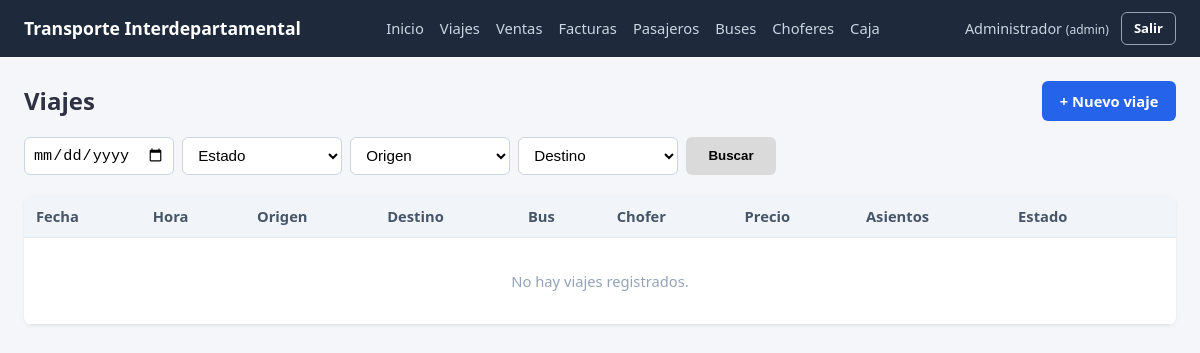
/viajes/ (signed in), run on an earlier commit of the app's database.
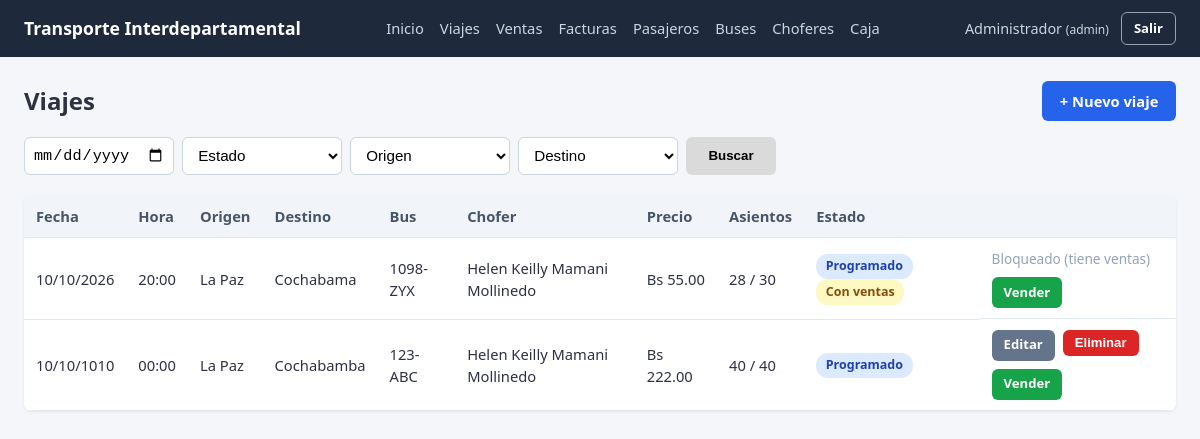
And on a later commit of the database.
### app/models/viaje.py (models this page shows, shortened)
class Viaje(db.Model):
    __tablename__ = "viaje"
    id_viaje = db.Column(db.Integer, primary_key=True, autoincrement=True)
    origen = db.Column(db.String(100), nullable=False)
    destino = db.Column(db.String(100), nullable=False)
    fecha_viaje = db.Column(db.Date, nullable=False)
    hora_salida = db.Column(db.Time, nullable=False)
    precio = db.Column(db.Numeric(10, 2), nullable=False, default=0)
    id_bus = db.Column(db.Integer, db.ForeignKey("bus.id_bus"), nullable=False)
    id_chofer = db.Column(db.Integer, db.ForeignKey("chofer.id_chofer"), nullable=False)
    estado = db.Column(db.String(20), nullable=False, default="programado")  # programado | finalizado | cancelado
    viaje_asientos = db.relationship("ViajeAsiento", backref="viaje", cascade="all, delete-orphan")
    ventas = db.relationship("Venta", backref="viaje")
    @property
    def tiene_ventas(self):
        return any(v.estado != "anulada" for v in self.ventas)
    @property
    def asientos_ocupados(self):
        return sum(1 for va in self.viaje_asientos if va.ocupado)
    @property
    def asientos_disponibles(self):
        return len(self.viaje_asientos) - self.asientos_ocupados

### app/models/bus.py (models this page shows, shortened)
class Bus(db.Model):
    __tablename__ = "bus"
    id_bus = db.Column(db.Integer, primary_key=True, autoincrement=True)
    placa = db.Column(db.String(20), nullable=False, unique=True)
    modelo = db.Column(db.String(50), nullable=False)
    capacidad = db.Column(db.Integer, nullable=False)
    activo = db.Column(db.Boolean, nullable=False, default=True)
    asientos = db.relationship("Asiento", backref="bus", cascade="all, delete-orphan")
    viajes = db.relationship("Viaje", backref="bus")

### app/models/chofer.py (models this page shows, shortened)
class Chofer(db.Model):
    __tablename__ = "chofer"
    id_chofer = db.Column(db.Integer, primary_key=True, autoincrement=True)
    ci = db.Column(db.String(20), nullable=False, unique=True)
    nombres = db.Column(db.String(100), nullable=False)
    apellidos = db.Column(db.String(100), nullable=False)
    licencia = db.Column(db.String(30), nullable=False)
    telefono = db.Column(db.String(20))
    activo = db.Column(db.Boolean, nullable=False, default=True)
    viajes = db.relationship("Viaje", backref="chofer")
    @property
    def nombre_completo(self):
        return f"{self.nombres} {self.apellidos}"

### app/models/viaje_asiento.py (models this page shows, shortened)
class ViajeAsiento(db.Model):
    __tablename__ = "viaje_asiento"
    id_viaje_asiento = db.Column(db.Integer, primary_key=True, autoincrement=True)
    id_viaje = db.Column(db.Integer, db.ForeignKey("viaje.id_viaje"), nullable=False)
    id_asiento = db.Column(db.Integer, db.ForeignKey("asiento.id_asiento"), nullable=False)
    numero = db.Column(db.Integer, nullable=False)  # copia del número de asiento para consulta rápida
    ocupado = db.Column(db.Boolean, nullable=False, default=False)
    asiento = db.relationship("Asiento")
    detalle_venta = db.relationship("VentaDetalle", backref="viaje_asiento", uselist=False)
    __table_args__ = (db.UniqueConstraint("id_viaje", "id_asiento", name="uq_viajeasiento"),)

### app/routes/viajes.py (the view)
@viajes_bp.route("/", methods=["GET", "POST"])
@login_required
def listar():
    viajes = viaje_service.listar_viajes()
    fecha = None
    estado = None
    origen = None
    destino = None
    if request.method == "POST":
        fecha = request.form.get("fecha")
        estado = request.form.get("estado")
        origen = request.form.get("origen")
        destino = request.form.get("destino")
        viajes = viaje_service.filtrar_viaje(fecha, origen, destino, estado)
    return render_template(
        "viajes/listar.html",
        viajes=viajes,
        departamentos=departamentos,
        filtros={
            "fecha": fecha,
            "estado": estado,
            "origen": origen,
            "destino": destino
        }
    )

### app/services/viaje_service.py (called while the page is built)
def listar_viajes():
    return Viaje.query.order_by(Viaje.fecha_viaje.desc(), Viaje.hora_salida.desc()).all()

### app/utils/auth.py (called while the page is built)
def login_required(view_func):
    @wraps(view_func)
    def wrapper(*args, **kwargs):
        if "id_usuario" not in session:
            flash("Debes iniciar sesión para continuar.", "warning")
            return redirect(url_for("auth.login"))
        return view_func(*args, **kwargs)
    return wrapper

### templates/viajes/listar.html (shortened to what this page needs)
{% extends "base.html" %}
{% block content %}
<div class="mb-2" style="display:flex; justify-content:space-between; align-items:center;">
    <h2>Viajes</h2>
    <a href="{{ url_for('viajes.crear') }}" class="btn btn-primary">+ Nuevo viaje</a>
</div>
<form method="POST"
      action="{{ url_for('viajes.listar') }}"
      style="display:flex; gap: 0.5rem; margin-bottom: 20px; align-items: center; flex-wrap: wrap;">
    <input type="date"
           name="fecha"
           value="{{ filtros.fecha or '' }}"
           style="height:38px; width:150px; border:1px solid #cbd5e1; border-radius:0.375rem; padding:0 0.5rem;">
    <select name="estado"
            style="height:38px; width:160px; border:1px solid #cbd5e1; border-radius:0.375rem;">
        <option value="">Estado</option>
    </select>
    <select name="origen"
            style="height:38px; width:160px; border:1px solid #cbd5e1; border-radius:0.375rem;">
        <option value="">Origen</option>
    </select>
    <select name="destino"
            style="height:38px; width:160px; border:1px solid #cbd5e1; border-radius:0.375rem;">
        <option value="">Destino</option>
    </select>
    <button type="submit"
            style="width:90px; height:38px; background:#dadada; border:none; border-radius:0.375rem; font-weight:600;">
        Buscar
    </button>
</form>
<div class="table-wrapper">
    <table>
        <thead>
            <tr>
                <th>Fecha</th>
                <th>Hora</th>
                <th>Origen</th>
                <th>Destino</th>
                <th>Bus</th>
                <th>Chofer</th>
                <th>Precio</th>
                <th>Asientos</th>
                <th>Estado</th>
                <th></th>
            </tr>
        </thead>
        <tbody>
            {% for v in viajes %}
            <tr>
                <td>{{ v.fecha_viaje.strftime("%d/%m/%Y") }}</td>
                <td>{{ v.hora_salida.strftime("%H:%M") }}</td>
                <td>{{ v.origen }}</td>
                <td>{{ v.destino }}</td>
                <td>{{ v.bus.placa }}</td>
                <td>{{ v.chofer.nombre_completo }}</td>
                <td>Bs {{ "%.2f"|format(v.precio) }}</td>
                <td>{{ v.asientos_disponibles }} / {{ v.viaje_asientos|length }}</td>
                <td>
                    {% if v.estado == "programado" %}
                    <span class="badge badge-blue">Programado</span>
                    {% elif v.estado == "finalizado" %}
                    <span class="badge badge-success">Finalizado</span>
                    {% else %}
                    <span class="badge badge-danger">Cancelado</span>
                    {% endif %}
                    {% if v.tiene_ventas %}
                    <span class="badge badge-warning">Con ventas</span>
                    {% endif %}
                </td>
                <td class="btn-group">
                    {% if not v.tiene_ventas %}
                    <a href="{{ url_for('viajes.editar', id_viaje=v.id_viaje) }}" class="btn btn-sm btn-secondary">Editar</a>
                    <form method="POST" action="{{ url_for('viajes.eliminar', id_viaje=v.id_viaje) }}" onsubmit="return confirmarAccion('¿Eliminar este viaje?')">
                        <button type="submit" class="btn btn-sm btn-danger">Eliminar</button>
                    </form>
                    {% else %}
                    <span class="text-muted" style="font-size:0.85rem;">Bloqueado (tiene ventas)</span>
                    {% endif %}
                    <a href="{{ url_for('ventas.crear') }}?id_viaje={{ v.id_viaje }}" class="btn btn-sm btn-success">Vender</a>
                </td>
            </tr>
            {% else %}
            <tr><td colspan="10" class="empty-state">No hay viajes registrados.</td></tr>
            {% endfor %}
        </tbody>
    </table>
</div>
{% endblock %}

What changed in the data, as far as the page shows it:
added Viaje: fecha_viaje "10/10/2026", hora_salida "20:00", origen "La Paz", destino "Cochabama", bus.placa "1098-ZYX", chofer.nombre_completo "Helen Keilly Mamani Mollinedo", precio "55.00", asientos_disponibles "28", viaje_asientos|length "30", estado "Programado", shows "Con ventas", shows "Bloqueado (tiene ventas)"
added Viaje: fecha_viaje "10/10/1010", hora_salida "00:00", origen "La Paz", destino "Cochabamba", bus.placa "123-ABC", chofer.nombre_completo "Helen Keilly Mamani Mollinedo", precio "222.00", asientos_disponibles "40", viaje_asientos|length "40", estado "Programado"
Also different on the page:
text no longer shown: "No hay viajes registrados."
